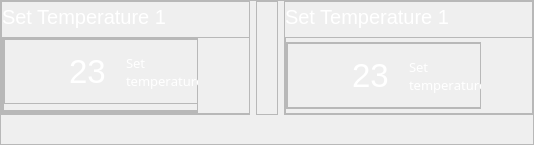
           <widget class="QFrame" name="frame_29">
            <property name="sizePolicy">
             <sizepolicy hsizetype="Expanding" vsizetype="Expanding">
              <horstretch>11</horstretch>
              <verstretch>3</verstretch>
             </sizepolicy>
            </property>
            <property name="minimumSize">
             <size>
              <width>534</width>
              <height>65</height>
             </size>
            </property>
            <property name="maximumSize">
             <size>
              <width>16777215</width>
              <height>305</height>
             </size>
            </property>
            <property name="frameShape">
             <enum>QFrame::StyledPanel</enum>
            </property>
            <property name="frameShadow">
             <enum>QFrame::Raised</enum>
            </property>
            <layout class="QHBoxLayout" name="horizontalLayout_21">
             <property name="leftMargin">
              <number>0</number>
             </property>
             <property name="topMargin">
              <number>0</number>
             </property>
             <property name="rightMargin">
              <number>0</number>
             </property>
             <property name="bottomMargin">
              <number>29</number>
             </property>
             <item>
              <widget class="QFrame" name="frame_33">
               <property name="sizePolicy">
                <sizepolicy hsizetype="Expanding" vsizetype="Expanding">
                 <horstretch>11</horstretch>
                 <verstretch>9</verstretch>
                </sizepolicy>
               </property>
               <property name="minimumSize">
                <size>
                 <width>227</width>
                 <height>107</height>
                </size>
               </property>
               <property name="frameShape">
                <enum>QFrame::StyledPanel</enum>
               </property>
               <property name="frameShadow">
                <enum>QFrame::Raised</enum>
               </property>
               <layout class="QVBoxLayout" name="verticalLayout_41">
                <property name="leftMargin">
                 <number>0</number>
                </property>
                <property name="topMargin">
                 <number>0</number>
                </property>
                <property name="rightMargin">
                 <number>0</number>
                </property>
                <property name="bottomMargin">
                 <number>0</number>
                </property>
                <item alignment="Qt::AlignBottom">
                 <widget class="QLabel" name="label_21">
                  <property name="sizePolicy">
                   <sizepolicy hsizetype="Expanding" vsizetype="Expanding">
                    <horstretch>1</horstretch>
                    <verstretch>1</verstretch>
                   </sizepolicy>
                  </property>
                  <property name="minimumSize">
                   <size>
                    <width>225</width>
                    <height>29</height>
                   </size>
                  </property>
                  <property name="font">
                   <font>
                    <pointsize>15</pointsize>
                   </font>
                  </property>
                  <property name="styleSheet">
                   <string notr="true">color: rgb(255, 255, 255);</string>
                  </property>
                  <property name="text">
                   <string>Set Temperature 1</string>
                  </property>
                 </widget>
                </item>
                <item>
                 <widget class="QFrame" name="frame_57">
                  <property name="sizePolicy">
                   <sizepolicy hsizetype="Expanding" vsizetype="Expanding">
                    <horstretch>11</horstretch>
                    <verstretch>7</verstretch>
                   </sizepolicy>
                  </property>
                  <property name="minimumSize">
                   <size>
                    <width>250</width>
                    <height>70</height>
                   </size>
                  </property>
                  <property name="maximumSize">
                   <size>
                    <width>16777215</width>
                    <height>100</height>
                   </size>
                  </property>
                  <property name="styleSheet">
                   <string notr="true">#frame_57{

	
	
	
	border-image: url(:/images/phptps/kadrnew-12.svg);

}</string>
                  </property>
                  <property name="frameShape">
                   <enum>QFrame::StyledPanel</enum>
                  </property>
                  <property name="frameShadow">
                   <enum>QFrame::Raised</enum>
                  </property>
                  <layout class="QVBoxLayout" name="verticalLayout_38">
                   <property name="leftMargin">
                    <number>0</number>
                   </property>
                   <property name="topMargin">
                    <number>0</number>
                   </property>
                   <property name="rightMargin">
                    <number>0</number>
                   </property>
                   <property name="bottomMargin">
                    <number>0</number>
                   </property>
                   <item alignment="Qt::AlignVCenter">
                    <widget class="QFrame" name="frame_58">
                     <property name="sizePolicy">
                      <sizepolicy hsizetype="Expanding" vsizetype="Expanding">
                       <horstretch>9</horstretch>
                       <verstretch>9</verstretch>
                      </sizepolicy>
                     </property>
                     <property name="minimumSize">
                      <size>
                       <width>195</width>
                       <height>64</height>
                      </size>
                     </property>
                     <property name="maximumSize">
                      <size>
                       <width>150</width>
                       <height>16777215</height>
                      </size>
                     </property>
                     <property name="styleSheet">
                      <string notr="true">	background-color: none;</string>
                     </property>
                     <property name="frameShape">
                      <enum>QFrame::StyledPanel</enum>
                     </property>
                     <property name="frameShadow">
                      <enum>QFrame::Raised</enum>
                     </property>
                     <layout class="QVBoxLayout" name="verticalLayout_39">
                      <property name="leftMargin">
                       <number>0</number>
                      </property>
                      <property name="topMargin">
                       <number>0</number>
                      </property>
                      <property name="rightMargin">
                       <number>0</number>
                      </property>
                      <property name="bottomMargin">
                       <number>0</number>
                      </property>
                      <item>
                       <widget class="QFrame" name="frame_59">
                        <property name="sizePolicy">
                         <sizepolicy hsizetype="Expanding" vsizetype="Expanding">
                          <horstretch>9</horstretch>
                          <verstretch>9</verstretch>
                         </sizepolicy>
                        </property>
                        <property name="minimumSize">
                         <size>
                          <width>195</width>
                          <height>64</height>
                         </size>
                        </property>
                        <property name="styleSheet">
                         <string notr="true">#frame_8{
	border:none;


}</string>
                        </property>
                        <property name="frameShape">
                         <enum>QFrame::StyledPanel</enum>
                        </property>
                        <property name="frameShadow">
                         <enum>QFrame::Raised</enum>
                        </property>
                        <layout class="QHBoxLayout" name="horizontalLayout_35">
                         <property name="leftMargin">
                          <number>0</number>
                         </property>
                         <property name="topMargin">
                          <number>0</number>
                         </property>
                         <property name="rightMargin">
                          <number>0</number>
                         </property>
                         <property name="bottomMargin">
                          <number>0</number>
                         </property>
                         <item>
                          <widget class="QLabel" name="temp_image_down_19">
                           <property name="sizePolicy">
                            <sizepolicy hsizetype="Expanding" vsizetype="Expanding">
                             <horstretch>8</horstretch>
                             <verstretch>8</verstretch>
                            </sizepolicy>
                           </property>
                           <property name="minimumSize">
                            <size>
                             <width>58</width>
                             <height>62</height>
                            </size>
                           </property>
                           <property name="styleSheet">
                            <string notr="true">
	image: url(:/images/phptps/tama-sanj-07.svg);</string>
                           </property>
                           <property name="text">
                            <string/>
                           </property>
                          </widget>
                         </item>
                         <item>
                          <widget class="QLabel" name="temp_down_19">
                           <property name="sizePolicy">
                            <sizepolicy hsizetype="Expanding" vsizetype="Expanding">
                             <horstretch>7</horstretch>
                             <verstretch>7</verstretch>
                            </sizepolicy>
                           </property>
                           <property name="minimumSize">
                            <size>
                             <width>51</width>
                             <height>62</height>
                            </size>
                           </property>
                           <property name="font">
                            <font>
                             <pointsize>25</pointsize>
                             <weight>50</weight>
                             <bold>false</bold>
                            </font>
                           </property>
                           <property name="styleSheet">
                            <string notr="true">
	 color: white;
</string>
                           </property>
                           <property name="text">
                            <string>23</string>
                           </property>
                           <property name="textFormat">
                            <enum>Qt::PlainText</enum>
                           </property>
                           <property name="wordWrap">
                            <bool>false</bool>
                           </property>
                           <property name="margin">
                            <number>0</number>
                           </property>
                           <property name="openExternalLinks">
                            <bool>false</bool>
                           </property>
                          </widget>
                         </item>
                         <item>
                          <widget class="QLabel" name="curent_temp_label_17">
                           <property name="sizePolicy">
                            <sizepolicy hsizetype="Expanding" vsizetype="Expanding">
                             <horstretch>8</horstretch>
                             <verstretch>8</verstretch>
                            </sizepolicy>
                           </property>
                           <property name="minimumSize">
                            <size>
                             <width>73</width>
                             <height>63</height>
                            </size>
                           </property>
                           <property name="font">
                            <font>
                             <family>Bahnschrift SemiLight SemiConde</family>
                             <pointsize>10</pointsize>
                             <weight>50</weight>
                             <italic>false</italic>
                             <bold>false</bold>
                             <underline>false</underline>
                             <strikeout>false</strikeout>
                             <kerning>false</kerning>
                            </font>
                           </property>
                           <property name="styleSheet">
                            <string notr="true">
	
	color: white;
	
</string>
                           </property>
                           <property name="text">
                            <string>Set 
temperature</string>
                           </property>
                          </widget>
                         </item>
                        </layout>
                       </widget>
                      </item>
                      <item>
                       <widget class="QFrame" name="temp_linne_down_9">
                        <property name="sizePolicy">
                         <sizepolicy hsizetype="Expanding" vsizetype="Fixed">
                          <horstretch>9</horstretch>
                          <verstretch>1</verstretch>
                         </sizepolicy>
                        </property>
                        <property name="minimumSize">
                         <size>
                          <width>0</width>
                          <height>0</height>
                         </size>
                        </property>
                        <property name="styleSheet">
                         <string notr="true">#temp_linne_down{
	
	
	border:none;
	
	
	
	
	
	
}</string>
                        </property>
                        <property name="frameShape">
                         <enum>QFrame::StyledPanel</enum>
                        </property>
                        <property name="frameShadow">
                         <enum>QFrame::Raised</enum>
                        </property>
                        <layout class="QVBoxLayout" name="verticalLayout_40">
                         <property name="spacing">
                          <number>6</number>
                         </property>
                         <property name="leftMargin">
                          <number>0</number>
                         </property>
                         <property name="topMargin">
                          <number>0</number>
                         </property>
                         <property name="rightMargin">
                          <number>0</number>
                         </property>
                         <property name="bottomMargin">
                          <number>0</number>
                         </property>
                        </layout>
                       </widget>
                      </item>
                     </layout>
                    </widget>
                   </item>
                  </layout>
                 </widget>
                </item>
               </layout>
              </widget>
             </item>
             <item>
              <widget class="QFrame" name="frame_44">
               <property name="sizePolicy">
                <sizepolicy hsizetype="Preferred" vsizetype="Preferred">
                 <horstretch>1</horstretch>
                 <verstretch>0</verstretch>
                </sizepolicy>
               </property>
               <property name="frameShape">
                <enum>QFrame::StyledPanel</enum>
               </property>
               <property name="frameShadow">
                <enum>QFrame::Raised</enum>
               </property>
              </widget>
             </item>
             <item>
              <widget class="QFrame" name="frame_34">
               <property name="sizePolicy">
                <sizepolicy hsizetype="Expanding" vsizetype="Expanding">
                 <horstretch>11</horstretch>
                 <verstretch>9</verstretch>
                </sizepolicy>
               </property>
               <property name="minimumSize">
                <size>
                 <width>227</width>
                 <height>107</height>
                </size>
               </property>
               <property name="maximumSize">
                <size>
                 <width>16777215</width>
                 <height>16777202</height>
                </size>
               </property>
               <property name="frameShape">
                <enum>QFrame::StyledPanel</enum>
               </property>
               <property name="frameShadow">
                <enum>QFrame::Raised</enum>
               </property>
               <layout class="QVBoxLayout" name="verticalLayout_45">
                <property name="leftMargin">
                 <number>0</number>
                </property>
                <property name="topMargin">
                 <number>0</number>
                </property>
                <property name="rightMargin">
                 <number>0</number>
                </property>
                <property name="bottomMargin">
                 <number>0</number>
                </property>
                <item alignment="Qt::AlignBottom">
                 <widget class="QLabel" name="label_27">
                  <property name="sizePolicy">
                   <sizepolicy hsizetype="Expanding" vsizetype="Expanding">
                    <horstretch>1</horstretch>
                    <verstretch>1</verstretch>
                   </sizepolicy>
                  </property>
                  <property name="minimumSize">
                   <size>
                    <width>225</width>
                    <height>29</height>
                   </size>
                  </property>
                  <property name="font">
                   <font>
                    <pointsize>15</pointsize>
                   </font>
                  </property>
                  <property name="styleSheet">
                   <string notr="true">color: rgb(255, 255, 255);</string>
                  </property>
                  <property name="text">
                   <string>Set Temperature 1</string>
                  </property>
                 </widget>
                </item>
                <item>
                 <widget class="QFrame" name="frame_61">
                  <property name="sizePolicy">
                   <sizepolicy hsizetype="Expanding" vsizetype="Expanding">
                    <horstretch>11</horstretch>
                    <verstretch>7</verstretch>
                   </sizepolicy>
                  </property>
                  <property name="minimumSize">
                   <size>
                    <width>250</width>
                    <height>70</height>
                   </size>
                  </property>
                  <property name="maximumSize">
                   <size>
                    <width>16777215</width>
                    <height>100</height>
                   </size>
                  </property>
                  <property name="styleSheet">
                   <string notr="true">#frame_61{
border-image: url(:/images/phptps/kadrnew-12.svg);
}</string>
                  </property>
                  <property name="frameShape">
                   <enum>QFrame::StyledPanel</enum>
                  </property>
                  <property name="frameShadow">
                   <enum>QFrame::Raised</enum>
                  </property>
                  <layout class="QVBoxLayout" name="verticalLayout_42">
                   <property name="leftMargin">
                    <number>0</number>
                   </property>
                   <property name="topMargin">
                    <number>0</number>
                   </property>
                   <property name="rightMargin">
                    <number>0</number>
                   </property>
                   <property name="bottomMargin">
                    <number>0</number>
                   </property>
                   <item alignment="Qt::AlignVCenter">
                    <widget class="QFrame" name="frame_60">
                     <property name="sizePolicy">
                      <sizepolicy hsizetype="Expanding" vsizetype="Expanding">
                       <horstretch>9</horstretch>
                       <verstretch>9</verstretch>
                      </sizepolicy>
                     </property>
                     <property name="minimumSize">
                      <size>
                       <width>195</width>
                       <height>64</height>
                      </size>
                     </property>
                     <property name="maximumSize">
                      <size>
                       <width>150</width>
                       <height>16777215</height>
                      </size>
                     </property>
                     <property name="styleSheet">
                      <string notr="true">	background-color: none;</string>
                     </property>
                     <property name="frameShape">
                      <enum>QFrame::StyledPanel</enum>
                     </property>
                     <property name="frameShadow">
                      <enum>QFrame::Raised</enum>
                     </property>
                     <layout class="QVBoxLayout" name="verticalLayout_47">
                      <property name="leftMargin">
                       <number>0</number>
                      </property>
                      <property name="topMargin">
                       <number>0</number>
                      </property>
                      <property name="rightMargin">
                       <number>0</number>
                      </property>
                      <property name="bottomMargin">
                       <number>0</number>
                      </property>
                      <item>
                       <widget class="QFrame" name="frame_64">
                        <property name="sizePolicy">
                         <sizepolicy hsizetype="Expanding" vsizetype="Expanding">
                          <horstretch>9</horstretch>
                          <verstretch>9</verstretch>
                         </sizepolicy>
                        </property>
                        <property name="minimumSize">
                         <size>
                          <width>195</width>
                          <height>64</height>
                         </size>
                        </property>
                        <property name="styleSheet">
                         <string notr="true">#frame_8{
	border:none;


}</string>
                        </property>
                        <property name="frameShape">
                         <enum>QFrame::StyledPanel</enum>
                        </property>
                        <property name="frameShadow">
                         <enum>QFrame::Raised</enum>
                        </property>
                        <layout class="QHBoxLayout" name="horizontalLayout_37">
                         <property name="leftMargin">
                          <number>0</number>
                         </property>
                         <property name="topMargin">
                          <number>0</number>
                         </property>
                         <property name="rightMargin">
                          <number>0</number>
                         </property>
                         <property name="bottomMargin">
                          <number>0</number>
                         </property>
                         <item>
                          <widget class="QLabel" name="temp_image_down_21">
                           <property name="sizePolicy">
                            <sizepolicy hsizetype="Expanding" vsizetype="Expanding">
                             <horstretch>8</horstretch>
                             <verstretch>8</verstretch>
                            </sizepolicy>
                           </property>
                           <property name="minimumSize">
                            <size>
                             <width>58</width>
                             <height>62</height>
                            </size>
                           </property>
                           <property name="styleSheet">
                            <string notr="true">
	image: url(:/images/phptps/tama-sanj-07.svg);</string>
                           </property>
                           <property name="text">
                            <string/>
                           </property>
                          </widget>
                         </item>
                         <item>
                          <widget class="QLabel" name="temp_down_21">
                           <property name="sizePolicy">
                            <sizepolicy hsizetype="Expanding" vsizetype="Expanding">
                             <horstretch>7</horstretch>
                             <verstretch>7</verstretch>
                            </sizepolicy>
                           </property>
                           <property name="minimumSize">
                            <size>
                             <width>51</width>
                             <height>62</height>
                            </size>
                           </property>
                           <property name="font">
                            <font>
                             <pointsize>25</pointsize>
                             <weight>50</weight>
                             <bold>false</bold>
                            </font>
                           </property>
                           <property name="styleSheet">
                            <string notr="true">
	 color: white;
</string>
                           </property>
                           <property name="text">
                            <string>23</string>
                           </property>
                           <property name="textFormat">
                            <enum>Qt::PlainText</enum>
                           </property>
                           <property name="wordWrap">
                            <bool>false</bool>
                           </property>
                           <property name="margin">
                            <number>0</number>
                           </property>
                           <property name="openExternalLinks">
                            <bool>false</bool>
                           </property>
                          </widget>
                         </item>
                         <item>
                          <widget class="QLabel" name="curent_temp_label_19">
                           <property name="sizePolicy">
                            <sizepolicy hsizetype="Expanding" vsizetype="Expanding">
                             <horstretch>8</horstretch>
                             <verstretch>8</verstretch>
                            </sizepolicy>
                           </property>
                           <property name="minimumSize">
                            <size>
                             <width>73</width>
                             <height>63</height>
                            </size>
                           </property>
                           <property name="font">
                            <font>
                             <family>Bahnschrift SemiLight SemiConde</family>
                             <pointsize>10</pointsize>
                             <weight>50</weight>
                             <italic>false</italic>
                             <bold>false</bold>
                             <underline>false</underline>
                             <strikeout>false</strikeout>
                             <kerning>false</kerning>
                            </font>
                           </property>
                           <property name="styleSheet">
                            <string notr="true">
	
	color: white;
	
</string>
                           </property>
                           <property name="text">
                            <string>Set 
temperature</string>
                           </property>
                          </widget>
                         </item>
                        </layout>
                       </widget>
                      </item>
                     </layout>
                    </widget>
                   </item>
                  </layout>
                 </widget>
                </item>
               </layout>
              </widget>
             </item>
            </layout>
           </widget>
